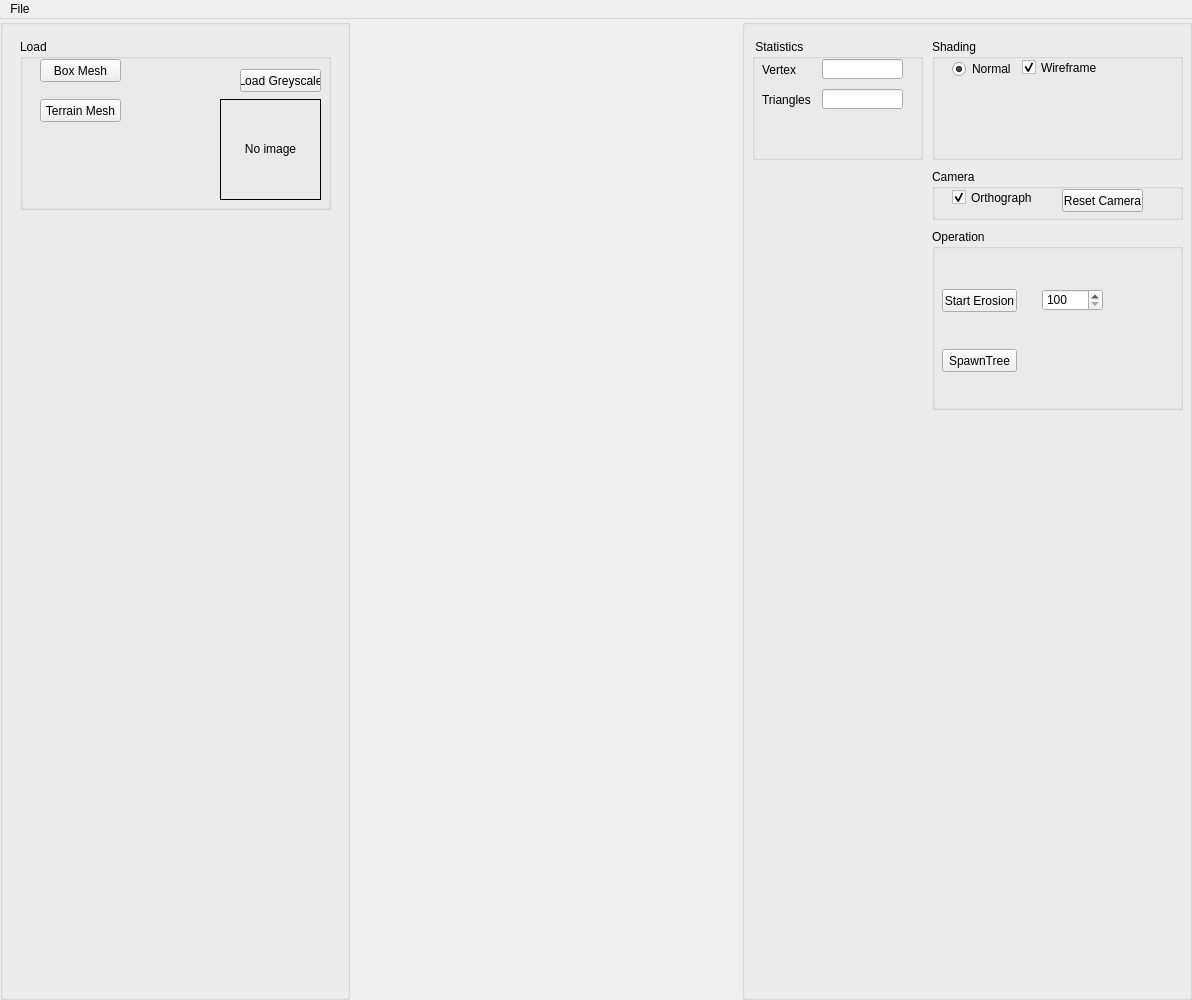
<?xml version="1.0" encoding="UTF-8"?>
<ui version="4.0">
 <class>Assets</class>
 <widget class="QMainWindow" name="Assets">
  <property name="geometry">
   <rect>
    <x>0</x>
    <y>0</y>
    <width>1192</width>
    <height>1000</height>
   </rect>
  </property>
  <property name="minimumSize">
   <size>
    <width>420</width>
    <height>300</height>
   </size>
  </property>
  <property name="windowTitle">
   <string>Implicit Terrain</string>
  </property>
  <widget class="QWidget" name="centralwidget">
   <layout class="QHBoxLayout">
    <property name="spacing">
     <number>0</number>
    </property>
    <property name="leftMargin">
     <number>0</number>
    </property>
    <property name="topMargin">
     <number>0</number>
    </property>
    <property name="rightMargin">
     <number>0</number>
    </property>
    <property name="bottomMargin">
     <number>0</number>
    </property>
    <item>
     <widget class="QGroupBox" name="Objects_groupBox">
      <property name="enabled">
       <bool>true</bool>
      </property>
      <property name="sizePolicy">
       <sizepolicy hsizetype="Fixed" vsizetype="Minimum">
        <horstretch>0</horstretch>
        <verstretch>0</verstretch>
       </sizepolicy>
      </property>
      <property name="minimumSize">
       <size>
        <width>350</width>
        <height>250</height>
       </size>
      </property>
      <property name="title">
       <string/>
      </property>
      <widget class="QGroupBox" name="LoadingBox">
       <property name="geometry">
        <rect>
         <x>20</x>
         <y>20</y>
         <width>311</width>
         <height>171</height>
        </rect>
       </property>
       <property name="title">
        <string>Load</string>
       </property>
       <property name="flat">
        <bool>false</bool>
       </property>
       <widget class="QPushButton" name="boxMesh">
        <property name="geometry">
         <rect>
          <x>20</x>
          <y>20</y>
          <width>81</width>
          <height>23</height>
         </rect>
        </property>
        <property name="toolTip">
         <string>&lt;!DOCTYPE HTML PUBLIC &quot;-//W3C//DTD HTML 4.0//EN&quot; &quot;http://www.w3.org/TR/REC-html40/strict.dtd&quot;&gt;
&lt;html&gt;&lt;head&gt;&lt;meta name=&quot;qrichtext&quot; content=&quot;1&quot; /&gt;&lt;style type=&quot;text/css&quot;&gt;
p, li { white-space: pre-wrap; }
&lt;/style&gt;&lt;/head&gt;&lt;body style=&quot; font-family:'MS Shell Dlg 2'; font-size:8pt; font-weight:400; font-style:normal;&quot;&gt;
&lt;p style=&quot; margin-top:0px; margin-bottom:0px; margin-left:0px; margin-right:0px; -qt-block-indent:0; text-indent:0px;&quot;&gt;&lt;span style=&quot; color:#5500ff;&quot;&gt;Callback #01&lt;/span&gt;&lt;/p&gt;
&lt;p style=&quot; margin-top:0px; margin-bottom:0px; margin-left:0px; margin-right:0px; -qt-block-indent:0; text-indent:0px;&quot;&gt;&lt;span style=&quot; font-style:italic; color:#aa00ff;&quot;&gt;Create Eurographics 1996 Bear&lt;/span&gt;&lt;/p&gt;&lt;/body&gt;&lt;/html&gt;</string>
        </property>
        <property name="text">
         <string>Box Mesh</string>
        </property>
        <property name="checkable">
         <bool>false</bool>
        </property>
       </widget>
       <widget class="QPushButton" name="terrainMeshButton">
        <property name="geometry">
         <rect>
          <x>20</x>
          <y>60</y>
          <width>81</width>
          <height>23</height>
         </rect>
        </property>
        <property name="toolTip">
         <string>&lt;!DOCTYPE HTML PUBLIC &quot;-//W3C//DTD HTML 4.0//EN&quot; &quot;http://www.w3.org/TR/REC-html40/strict.dtd&quot;&gt;
&lt;html&gt;&lt;head&gt;&lt;meta name=&quot;qrichtext&quot; content=&quot;1&quot; /&gt;&lt;style type=&quot;text/css&quot;&gt;
p, li { white-space: pre-wrap; }
&lt;/style&gt;&lt;/head&gt;&lt;body style=&quot; font-family:'MS Shell Dlg 2'; font-size:8pt; font-weight:400; font-style:normal;&quot;&gt;
&lt;p style=&quot; margin-top:0px; margin-bottom:0px; margin-left:0px; margin-right:0px; -qt-block-indent:0; text-indent:0px;&quot;&gt;&lt;span style=&quot; color:#5500ff;&quot;&gt;Callback #01&lt;/span&gt;&lt;/p&gt;
&lt;p style=&quot; margin-top:0px; margin-bottom:0px; margin-left:0px; margin-right:0px; -qt-block-indent:0; text-indent:0px;&quot;&gt;&lt;span style=&quot; font-style:italic; color:#aa00ff;&quot;&gt;Create Eurographics 1996 Bear&lt;/span&gt;&lt;/p&gt;&lt;/body&gt;&lt;/html&gt;</string>
        </property>
        <property name="text">
         <string>Terrain Mesh</string>
        </property>
        <property name="checkable">
         <bool>false</bool>
        </property>
       </widget>
       <widget class="QLabel" name="selectedImage">
        <property name="geometry">
         <rect>
          <x>200</x>
          <y>60</y>
          <width>101</width>
          <height>101</height>
         </rect>
        </property>
        <property name="mouseTracking">
         <bool>true</bool>
        </property>
        <property name="contextMenuPolicy">
         <enum>Qt::CustomContextMenu</enum>
        </property>
        <property name="acceptDrops">
         <bool>true</bool>
        </property>
        <property name="frameShape">
         <enum>QFrame::Box</enum>
        </property>
        <property name="frameShadow">
         <enum>QFrame::Plain</enum>
        </property>
        <property name="text">
         <string>No image</string>
        </property>
        <property name="textFormat">
         <enum>Qt::RichText</enum>
        </property>
        <property name="scaledContents">
         <bool>true</bool>
        </property>
        <property name="alignment">
         <set>Qt::AlignCenter</set>
        </property>
        <property name="textInteractionFlags">
         <set>Qt::NoTextInteraction</set>
        </property>
       </widget>
       <widget class="QPushButton" name="loadHeightmapButton">
        <property name="geometry">
         <rect>
          <x>220</x>
          <y>30</y>
          <width>81</width>
          <height>23</height>
         </rect>
        </property>
        <property name="toolTip">
         <string>&lt;!DOCTYPE HTML PUBLIC &quot;-//W3C//DTD HTML 4.0//EN&quot; &quot;http://www.w3.org/TR/REC-html40/strict.dtd&quot;&gt;
&lt;html&gt;&lt;head&gt;&lt;meta name=&quot;qrichtext&quot; content=&quot;1&quot; /&gt;&lt;style type=&quot;text/css&quot;&gt;
p, li { white-space: pre-wrap; }
&lt;/style&gt;&lt;/head&gt;&lt;body style=&quot; font-family:'MS Shell Dlg 2'; font-size:8pt; font-weight:400; font-style:normal;&quot;&gt;
&lt;p style=&quot; margin-top:0px; margin-bottom:0px; margin-left:0px; margin-right:0px; -qt-block-indent:0; text-indent:0px;&quot;&gt;&lt;span style=&quot; color:#5500ff;&quot;&gt;Callback #01&lt;/span&gt;&lt;/p&gt;
&lt;p style=&quot; margin-top:0px; margin-bottom:0px; margin-left:0px; margin-right:0px; -qt-block-indent:0; text-indent:0px;&quot;&gt;&lt;span style=&quot; font-style:italic; color:#aa00ff;&quot;&gt;Create Eurographics 1996 Bear&lt;/span&gt;&lt;/p&gt;&lt;/body&gt;&lt;/html&gt;</string>
        </property>
        <property name="text">
         <string>Load Greyscale</string>
        </property>
        <property name="checkable">
         <bool>false</bool>
        </property>
       </widget>
      </widget>
     </widget>
    </item>
    <item>
     <widget class="QWidget" name="widget_GL" native="true"/>
    </item>
    <item>
     <widget class="QGroupBox" name="Parameters_groupBox">
      <property name="sizePolicy">
       <sizepolicy hsizetype="Maximum" vsizetype="Minimum">
        <horstretch>0</horstretch>
        <verstretch>0</verstretch>
       </sizepolicy>
      </property>
      <property name="minimumSize">
       <size>
        <width>450</width>
        <height>141</height>
       </size>
      </property>
      <property name="title">
       <string/>
      </property>
      <widget class="QGroupBox" name="groupBox_4">
       <property name="geometry">
        <rect>
         <x>10</x>
         <y>20</y>
         <width>171</width>
         <height>121</height>
        </rect>
       </property>
       <property name="title">
        <string> Statistics</string>
       </property>
       <widget class="QLabel" name="label_2">
        <property name="geometry">
         <rect>
          <x>10</x>
          <y>20</y>
          <width>61</width>
          <height>21</height>
         </rect>
        </property>
        <property name="text">
         <string>Vertex</string>
        </property>
       </widget>
       <widget class="QLineEdit" name="lineEdit_2">
        <property name="geometry">
         <rect>
          <x>70</x>
          <y>50</y>
          <width>81</width>
          <height>20</height>
         </rect>
        </property>
        <property name="alignment">
         <set>Qt::AlignRight|Qt::AlignTrailing|Qt::AlignVCenter</set>
        </property>
        <property name="readOnly">
         <bool>true</bool>
        </property>
       </widget>
       <widget class="QLabel" name="label_3">
        <property name="geometry">
         <rect>
          <x>10</x>
          <y>50</y>
          <width>61</width>
          <height>21</height>
         </rect>
        </property>
        <property name="text">
         <string>Triangles</string>
        </property>
       </widget>
       <widget class="QLineEdit" name="lineEdit">
        <property name="geometry">
         <rect>
          <x>70</x>
          <y>20</y>
          <width>81</width>
          <height>20</height>
         </rect>
        </property>
        <property name="text">
         <string/>
        </property>
        <property name="alignment">
         <set>Qt::AlignRight|Qt::AlignTrailing|Qt::AlignVCenter</set>
        </property>
        <property name="readOnly">
         <bool>true</bool>
        </property>
       </widget>
      </widget>
      <widget class="QGroupBox" name="ShadingBox">
       <property name="geometry">
        <rect>
         <x>190</x>
         <y>20</y>
         <width>251</width>
         <height>121</height>
        </rect>
       </property>
       <property name="title">
        <string>Shading</string>
       </property>
       <widget class="QRadioButton" name="radioShadingButton_1">
        <property name="geometry">
         <rect>
          <x>20</x>
          <y>20</y>
          <width>61</width>
          <height>20</height>
         </rect>
        </property>
        <property name="text">
         <string>Normal</string>
        </property>
        <property name="checked">
         <bool>true</bool>
        </property>
       </widget>
       <widget class="QCheckBox" name="wireframe">
        <property name="geometry">
         <rect>
          <x>90</x>
          <y>20</y>
          <width>81</width>
          <height>17</height>
         </rect>
        </property>
        <property name="text">
         <string>Wireframe</string>
        </property>
        <property name="checked">
         <bool>true</bool>
        </property>
       </widget>
      </widget>
      <widget class="QGroupBox" name="CameraBox">
       <property name="geometry">
        <rect>
         <x>190</x>
         <y>150</y>
         <width>251</width>
         <height>51</height>
        </rect>
       </property>
       <property name="title">
        <string>Camera</string>
       </property>
       <property name="flat">
        <bool>false</bool>
       </property>
       <widget class="QCheckBox" name="orthographic_mode">
        <property name="geometry">
         <rect>
          <x>20</x>
          <y>20</y>
          <width>81</width>
          <height>17</height>
         </rect>
        </property>
        <property name="text">
         <string>Orthographic</string>
        </property>
        <property name="checked">
         <bool>true</bool>
        </property>
       </widget>
       <widget class="QPushButton" name="resetcameraButton">
        <property name="geometry">
         <rect>
          <x>130</x>
          <y>20</y>
          <width>81</width>
          <height>23</height>
         </rect>
        </property>
        <property name="toolTip">
         <string>&lt;html&gt;&lt;head/&gt;&lt;body&gt;&lt;p&gt;&lt;span style=&quot; color:#5500ff;&quot;&gt;Callback #03&lt;/span&gt;&lt;/p&gt;&lt;p&gt;&lt;span style=&quot; font-style:italic; color:#aa00ff;&quot;&gt;Create Eurographics 1996 Bird&lt;/span&gt;&lt;/p&gt;&lt;/body&gt;&lt;/html&gt;</string>
        </property>
        <property name="text">
         <string>Reset Camera</string>
        </property>
        <property name="checkable">
         <bool>true</bool>
        </property>
        <property name="autoDefault">
         <bool>false</bool>
        </property>
        <property name="default">
         <bool>false</bool>
        </property>
        <property name="flat">
         <bool>false</bool>
        </property>
       </widget>
      </widget>
      <widget class="QGroupBox" name="groupBox_5">
       <property name="geometry">
        <rect>
         <x>190</x>
         <y>210</y>
         <width>251</width>
         <height>181</height>
        </rect>
       </property>
       <property name="title">
        <string>Operation</string>
       </property>
       <widget class="QPushButton" name="erodeButton">
        <property name="geometry">
         <rect>
          <x>10</x>
          <y>60</y>
          <width>75</width>
          <height>23</height>
         </rect>
        </property>
        <property name="text">
         <string>Start Erosion</string>
        </property>
       </widget>
       <widget class="QPushButton" name="spawnTreeButton">
        <property name="geometry">
         <rect>
          <x>10</x>
          <y>120</y>
          <width>75</width>
          <height>23</height>
         </rect>
        </property>
        <property name="text">
         <string>SpawnTree</string>
        </property>
       </widget>
       <widget class="QSpinBox" name="iterationBox">
        <property name="geometry">
         <rect>
          <x>110</x>
          <y>60</y>
          <width>61</width>
          <height>22</height>
         </rect>
        </property>
        <property name="minimum">
         <number>100</number>
        </property>
        <property name="maximum">
         <number>5000</number>
        </property>
        <property name="singleStep">
         <number>100</number>
        </property>
       </widget>
      </widget>
     </widget>
    </item>
   </layout>
  </widget>
  <widget class="QMenuBar" name="menubar">
   <property name="geometry">
    <rect>
     <x>0</x>
     <y>0</y>
     <width>1192</width>
     <height>21</height>
    </rect>
   </property>
   <widget class="QMenu" name="menuFile">
    <property name="title">
     <string>File</string>
    </property>
   </widget>
   <addaction name="menuFile"/>
  </widget>
  <action name="actionExit">
   <property name="text">
    <string>Exit</string>
   </property>
   <property name="shortcut">
    <string>Esc</string>
   </property>
  </action>
  <action name="actionNew_Scene">
   <property name="text">
    <string>New Scene</string>
   </property>
  </action>
  <action name="actionExport_obj">
   <property name="text">
    <string>OBJ File (.obj)</string>
   </property>
  </action>
  <action name="actionExport_ma">
   <property name="text">
    <string>Maya File (.ma)</string>
   </property>
  </action>
  <action name="actionLoad_ma">
   <property name="text">
    <string>Load</string>
   </property>
  </action>
  <action name="actionGL">
   <property name="text">
    <string>GL</string>
   </property>
  </action>
  <action name="actionVectorized">
   <property name="text">
    <string>Vectorized</string>
   </property>
  </action>
  <action name="actionExport_svg">
   <property name="text">
    <string>SVG File (.svg)</string>
   </property>
  </action>
  <action name="actionSphere_Tracing_png">
   <property name="text">
    <string>Sphere Tracing (.png)</string>
   </property>
  </action>
 </widget>
 <resources/>
 <connections/>
</ui>
